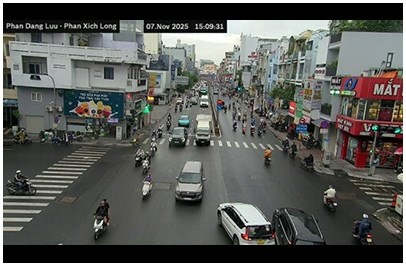
#> input picture weekly_report/week14_15/model_test/images/20251107_150939.jpg, 406 x 266 px, found by its file name; its folder holds only this picture in this run
$ jupyter execute --allow-errors main.ipynb   (older library calls are emulated)
#> lines starting #> are read from the running program, lines starting #| are printed output that depends on the picture; after the words box and inside, x2 and y2 are one past the last pixel; in counts of white or black regions, pixels touching at a corner belong together
# dataset labeling tool

## panel 1: generate label.csv from images

[cell 1]
import os
import pandas as pd
from pathlib import Path

# configuration
DATASET_DIR = 'dataset_head'
IMAGES_DIR = os.path.join(DATASET_DIR, 'images')
OUTPUT_CSV = os.path.join(DATASET_DIR, 'label.csv')

# get all image files
image_extensions = ['.jpg', '.jpeg', '.png']
image_files = []

for file in sorted(os.listdir(IMAGES_DIR)):
    if any(file.lower().endswith(ext) for ext in image_extensions):
        image_files.append(file)

print(f'found {len(image_files)} images in {IMAGES_DIR}')

# create dataframe with default congestion_score = 0
data = {
    'image_name': image_files,
    'congestion_score': [0] * len(image_files)
}

df = pd.DataFrame(data)

# save to csv
#> (the rest of this cell did not finish here and is left out)

## panel 2: extract cv2 features into label_cv2.csv

### features được extract:
1. **object_count**: số lượng phương tiện (contour detection)
2. **edge_density**: mật độ edges (canny edge detection)
3. **avg_gradient**: độ phức tạp texture (sobel)
4. **orientation_variance**: độ lộn xộn (variance của angles)
5. **spatial_density**: mật độ không gian (khoảng cách giữa objects)
6. **laplacian_variance**: độ sắc nét (laplacian)

### output: label_cv2.csv
- mỗi feature là 1 cột
- không tính congestion score
- dùng để phân tích và manual labeling

[cell 2]
import cv2
import numpy as np
import pandas as pd
import os
from math import log2

DATASET_DIR = 'dataset'
IMAGES_DIR = os.path.join(DATASET_DIR, 'images')
OUTPUT_CSV = os.path.join(DATASET_DIR, 'label_cv2_v2.csv')

EDGE_LOW = 60
EDGE_HIGH = 160
MIN_CONTOUR_AREA_RATIO = 0.0003
ORIENTATION_BINS = 18
LOCAL_RADIUS_RATIO = 0.08

def edge_orientation_features(edges):
    sobelx = cv2.Sobel(edges, cv2.CV_64F, 1, 0, ksize=3)
    sobely = cv2.Sobel(edges, cv2.CV_64F, 0, 1, ksize=3)

    angles = np.arctan2(sobely, sobelx)
    angles = angles[edges > 0]

    if len(angles) == 0:
        return 0.0, 0.0

    angles = np.degrees(angles)
    angles[angles < 0] += 180

    hist, _ = np.histogram(
        angles,
        bins=ORIENTATION_BINS,
        range=(0, 180),
        density=True
    )

    hist = hist[hist > 0]

    entropy = -np.sum(hist * np.log2(hist))
    variance = np.var(angles)

    return entropy, variance


def spatial_density_features(centers, h, w):
    if len(centers) < 2:
        return 0.0, 0.0

    centers = np.array(centers)
    diag = np.sqrt(h * h + w * w)

    dists = []
    local_counts = []

    radius = LOCAL_RADIUS_RATIO * diag

    for i in range(len(centers)):
        diff = centers - centers[i]
        dist = np.sqrt((diff ** 2).sum(axis=1))
        dist = dist[dist > 0]

        if len(dist) > 0:
            dists.append(dist.min())
            local_counts.append(np.sum(dist < radius))

    mean_nn_dist = np.mean(dists) / diag if dists else 0.0
    local_density = np.mean(local_counts) if local_counts else 0.0

    return mean_nn_dist, local_density


def extract_image_features(image_path):
#> called with image_path = 'dataset/images/20251107_150939.jpg'
    img = cv2.imread(image_path)
#> img is the input picture: shape (266, 406, 3); mean B, G, R 87.5, 90.9, 90.1
    if img is None:
        return None

    h_raw, w_raw = img.shape[:2]
#> h_raw = 266; w_raw = 406

    crop_top = 60
    img = img[crop_top:h_raw, 0:w_raw]
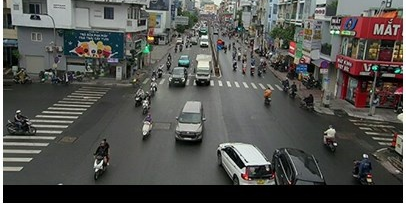
#> img: shape (206, 406, 3); mean B, G, R 81.7, 85.3, 85.5

    gray = cv2.cvtColor(img, cv2.COLOR_BGR2GRAY)
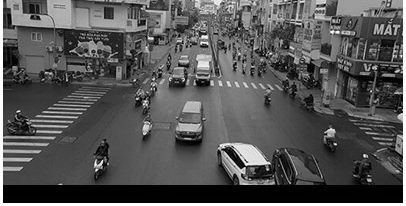
#> gray: shape (206, 406); min 0, max 255, mean 84.9
    # gray = cv2.equalizeHist(gray)
    h, w = gray.shape
#> h = 206; w = 406

    edges = cv2.Canny(gray, EDGE_LOW, EDGE_HIGH)
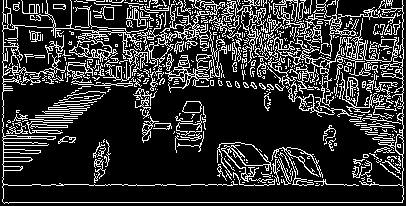
#> edges: shape (206, 406); 19.6% white in thin lines or dots
    edge_density = np.sum(edges > 0) / (h * w)
#> edge_density = 0.196

    # Có thể thêm bước này để nối liền các nét đứt trước khi tìm contour
    # kernel = cv2.getStructuringElement(cv2.MORPH_RECT, (3, 3))
    # edges = cv2.morphologyEx(edges, cv2.MORPH_CLOSE, kernel)

    contours, _ = cv2.findContours(edges, cv2.RETR_EXTERNAL, cv2.CHAIN_APPROX_SIMPLE)
#> contours = 510 contours, 466 with area under 20; largest, box (x1, y1, x2, y2) and area: (2, 0, 404, 204) 2408, (209, 0, 268, 63) 620, (137, 0, 225, 70) 515, (165, 30, 227, 93) 393, (300, 0, 396, 57) 298

    min_area = MIN_CONTOUR_AREA_RATIO * h * w
#> min_area = 25.09
    max_area = 0.98 * h * w # Loại bỏ contour to bằng cả cái ảnh (viền)
#> max_area = 81963.3

    valid_contours = []
    for c in contours:
        area = cv2.contourArea(c)
        if area > min_area and area < max_area:
            valid_contours.append(c)
#> this loop made 510 passes
#> area on passes 31, 38, 43: 40, 37, 56
#> after the loop, valid_contours = 40 contours; largest, box (x1, y1, x2, y2) and area: (2, 0, 404, 204) 2408, (209, 0, 268, 63) 620, (137, 0, 225, 70) 515, (165, 30, 227, 93) 393, (300, 0, 396, 57) 298

    # --- SỬA ĐỔI TẠI ĐÂY ---
    if valid_contours:
        # Tạo mask đen
        mask = np.zeros((h, w), dtype=np.uint8)
        # Vẽ các contour hợp lệ lên mask dưới dạng khối đặc (FILLED)
        cv2.drawContours(mask, valid_contours, -1, 255, thickness=cv2.FILLED)
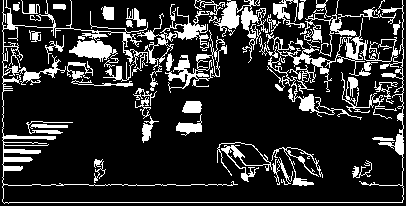
#> mask: shape (206, 406); 18% white; 40 white regions, largest, box (x1, y1, x2, y2) and area: (2, 0, 404, 204) 5729, (137, 0, 225, 70) 1063, (209, 0, 268, 63) 991
        # Đếm số pixel
        contour_area_ratio = np.count_nonzero(mask) / (h * w)
#> contour_area_ratio = 0.18
    else:
        contour_area_ratio = 0.0
    # -----------------------

    centers = []
    for c in valid_contours:
        M = cv2.moments(c)
        if M['m00'] != 0:
            centers.append([
                M['m10'] / M['m00'],
                M['m01'] / M['m00']
            ])
#> this loop made 40 passes
#> after the loop, centers = 40 pairs, first value 15.7 to 395.6, second value 5.5 to 171.5

    orient_entropy, orient_variance = edge_orientation_features(edges)
#> in edge_orientation_features, `sobelx = cv2.Sobel(edges, cv2.CV_64F, 1, 0, ksize=3)`:
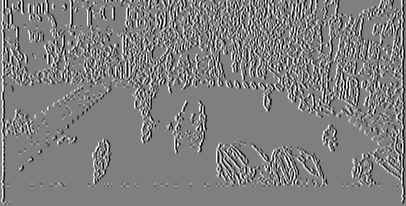
#> sobelx: shape (206, 406) float64; min -1020, max 1020, mean 0; drawn with min black and max white
#> in edge_orientation_features, `sobely = cv2.Sobel(edges, cv2.CV_64F, 0, 1, ksize=3)`:
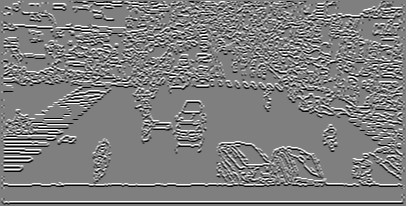
#> sobely: shape (206, 406) float64; min -1020, max 1020, mean -2.6; drawn with min black and max white
#> in edge_orientation_features, `angles = np.arctan2(sobely, sobelx)`:
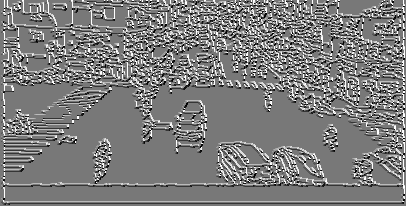
#> angles: shape (206, 406) float64; min -2.82, max 3.14, mean 0.115; drawn with min black and max white
#> in edge_orientation_features, `angles = angles[edges > 0]`: angles = 16421 values, max 3.14 at index 16, min -2.82 at index 143, mean 0.164
#> in edge_orientation_features, `angles = np.degrees(angles)`: angles = 16421 values, max 180 at index 16, min -161.6 at index 143, mean 9.39
#> in edge_orientation_features, `hist, _ = np.histogram( angles, bins=ORIENTATION_BINS, range=(0, 180),..`: hist = 18 values, max 0.0395 at index 0, min 0 at index 3, mean 0.00556
#> in edge_orientation_features, `hist = hist[hist > 0]`: hist = [0.0395, 0.00194, 7.31e-05, 0.0184, 5.48e-05, 0.00183, 0.00866, 0.00233, 4.87e-05, 0.0198, 4.87e-05, 0.0023, 0.00496]
#> in edge_orientation_features, `entropy = -np.sum(hist * np.log2(hist))`: entropy = 0.578
#> in edge_orientation_features, `variance = np.var(angles)`: variance = 3705.2
#> orient_entropy = 0.578; orient_variance = 3705.2
    mean_nn_dist, local_density = spatial_density_features(centers, h, w)
#> the loop in spatial_density_features, `for i in range(len(centers)):` made 40 passes
#> after the loop in spatial_density_features, `for i in range(len(centers)):`: dists = 40 values, max 61.43 at index 1, min 5.4 at index 6, mean 25.28; local_counts = 40 values, max 5 at index 16, min 0 at index 0, mean 1.75
#> in spatial_density_features, `mean_nn_dist = np.mean(dists) / diag if dists else 0.0`: mean_nn_dist = 0.0555
#> in spatial_density_features, `local_density = np.mean(local_counts) if local_counts else 0.0`: local_density = 1.75
#> mean_nn_dist = 0.0555; local_density = 1.75

    return {
        'edge_density': round(edge_density, 4),
        'contour_area_ratio': round(contour_area_ratio, 4),
        'orientation_entropy': round(orient_entropy, 4),
        'orientation_variance': round(orient_variance, 2),
        'mean_nn_dist_norm': round(mean_nn_dist, 4),
        'local_density': round(local_density, 2)
    }
image_extensions = ('.jpg', '.jpeg', '.png')
image_files = sorted(f for f in os.listdir(IMAGES_DIR) if f.lower().endswith(image_extensions))

data = {k: [] for k in [
    'image_name',
    'edge_density',
    'contour_area_ratio',
    'orientation_entropy',
    'orientation_variance',
    'mean_nn_dist_norm',
    'local_density'
]}

print(f'extracting features from {len(image_files)} images')

for idx, image_name in enumerate(image_files):
    print(f'[{idx + 1}/{len(image_files)}] {image_name}')
    path = os.path.join(IMAGES_DIR, image_name)

    feat = extract_image_features(path)
#> feat = {'edge_density': 0.196, 'contour_area_ratio': 0.18, 'orientation_entropy': 0.578, 'orientation_variance': 3705.2, 'mean_nn_dist_norm': 0.0555, 'local_density': 1.75}
    if feat is None:
        continue

    data['image_name'].append(image_name)
    for k in feat:
        data[k].append(feat[k])
#> this loop made 6 passes

df = pd.DataFrame(data)
#> (the rest of this cell did not finish here and is left out)

$ run again, on weekly_report/week14_15/model_test/images/20251107_151040.jpg
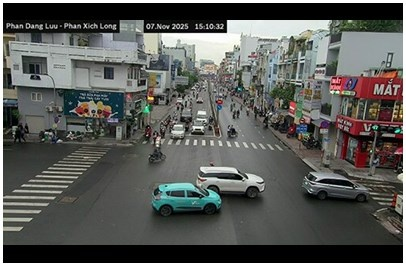
#> input picture weekly_report/week14_15/model_test/images/20251107_151040.jpg, 406 x 266 px, found by its file name
#> in extract_image_features, img is the input picture: shape (266, 406, 3); mean B, G, R 87.7, 91, 89.8
#> img: shape (206, 406, 3)
#> in extract_image_features, `edges = cv2.Canny(gray, EDGE_LOW, EDGE_HIGH)`:
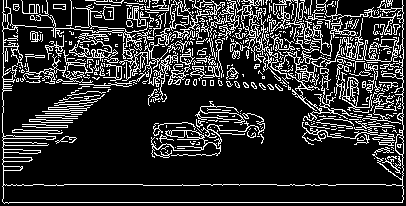
#> edges: shape (206, 406); 18.4% white in thin lines or dots
#> edge_density = 0.184
#> contours = 471 contours, 424 with area under 20; largest, box (x1, y1, x2, y2) and area: (2, 0, 404, 204) 7984, (209, 0, 278, 72) 782, (264, 38, 365, 111) 580, (69, 33, 119, 63) 550, (363, 37, 399, 62) 494
#> the loop in extract_image_features, `for c in contours:` made 471 passes
#> area on passes 15, 35, 64: 27.5, 229.5, 36.5
#> after the loop in extract_image_features, `for c in contours:`: valid_contours = 41 contours; largest, box (x1, y1, x2, y2) and area: (2, 0, 404, 204) 7984, (209, 0, 278, 72) 782, (264, 38, 365, 111) 580, (69, 33, 119, 63) 550, (363, 37, 399, 62) 494
#> mask: shape (206, 406); 24.4% white; 41 white regions, largest, box (x1, y1, x2, y2) and area: (2, 0, 404, 204) 9753, (209, 0, 278, 72) 1202, (264, 38, 365, 111) 1051
#> contour_area_ratio = 0.244
#> the loop in extract_image_features, `for c in valid_contours:` made 41 passes
#> after the loop in extract_image_features, `for c in valid_contours:`: centers = 41 pairs, first value 15.65 to 395.6, second value 6.17 to 183.6
#> in edge_orientation_features, `angles = np.arctan2(sobely, sobelx)`:
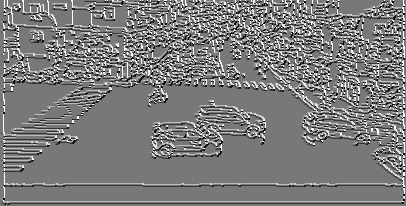
#> angles: shape (206, 406) float64; min -2.82, max 3.14, mean 0.0979; drawn with min black and max white
#> in edge_orientation_features, `angles = angles[edges > 0]`: angles = 15428 values, max 3.14 at index 17, min -2.82 at index 356, mean 0.152
#> in edge_orientation_features, `angles = np.degrees(angles)`: angles = 15428 values, max 180 at index 17, min -161.6 at index 356, mean 8.7
#> in edge_orientation_features, `hist, _ = np.histogram( angles, bins=ORIENTATION_BINS, range=(0, 180),..`: hist = 18 values, max 0.0426 at index 0, min 0 at index 3, mean 0.00556
#> in edge_orientation_features, `hist = hist[hist > 0]`: hist = [0.0426, 0.00186, 5.19e-05, 0.0177, 3.89e-05, 0.00183, 0.00804, 0.00234, 3.89e-05, 0.0188, 3.89e-05, 0.00191, 0.00476]
#> entropy = 0.571
#> variance = 3669.2
#> orient_entropy = 0.571; orient_variance = 3669.2
#> the loop in spatial_density_features, `for i in range(len(centers)):` made 41 passes
#> after the loop in spatial_density_features, `for i in range(len(centers)):`: dists = 41 values, max 49.93 at index 40, min 8.83 at index 8, mean 22.29; local_counts = 41 values, max 6 at index 8, min 0 at index 0, mean 2.59
#> in spatial_density_features, `mean_nn_dist = np.mean(dists) / diag if dists else 0.0`: mean_nn_dist = 0.049
#> in spatial_density_features, `local_density = np.mean(local_counts) if local_counts else 0.0`: local_density = 2.59
#> in extract_image_features, `mean_nn_dist, local_density = spatial_density_features(centers, h, w)`: mean_nn_dist = 0.049; local_density = 2.59
#> feat = {'edge_density': 0.184, 'contour_area_ratio': 0.244, 'orientation_entropy': 0.571, 'orientation_variance': 3669.2, 'mean_nn_dist_norm': 0.049, 'local_density': 2.59}
#> the loop `for k in feat:` made 6 passes

$ run again, on weekly_report/week14_15/model_test/images/20251112_123343.jpg
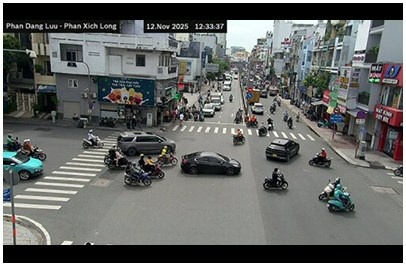
#> input picture weekly_report/week14_15/model_test/images/20251112_123343.jpg, 406 x 266 px, found by its file name
#> in extract_image_features, img is the input picture: shape (266, 406, 3); mean B, G, R 100.9, 102.8, 100.8
#> img: shape (206, 406, 3)
#> in extract_image_features, `edges = cv2.Canny(gray, EDGE_LOW, EDGE_HIGH)`:
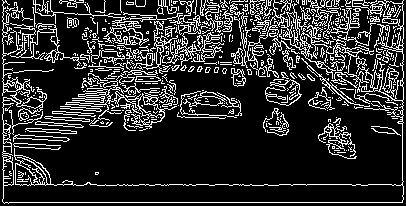
#> edges: shape (206, 406); 18.3% white in thin lines or dots
#> edge_density = 0.183
#> contours = 409 contours, 370 with area under 20; largest, box (x1, y1, x2, y2) and area: (2, 0, 404, 204) 2708, (65, 70, 177, 129) 892, (252, 0, 374, 93) 624, (265, 79, 302, 106) 590, (117, 21, 203, 74) 557
#> the loop in extract_image_features, `for c in contours:` made 409 passes
#> area on passes 14, 19, 32: 176, 136, 115
#> after the loop in extract_image_features, `for c in contours:`: valid_contours = 31 contours; largest, box (x1, y1, x2, y2) and area: (2, 0, 404, 204) 2708, (65, 70, 177, 129) 892, (252, 0, 374, 93) 624, (265, 79, 302, 106) 590, (117, 21, 203, 74) 557
#> mask: shape (206, 406); 18% white; 31 white regions, largest, box (x1, y1, x2, y2) and area: (2, 0, 404, 204) 4848, (65, 70, 177, 129) 1570, (252, 0, 374, 93) 1411
#> contour_area_ratio = 0.18
#> the loop in extract_image_features, `for c in valid_contours:` made 31 passes
#> after the loop in extract_image_features, `for c in valid_contours:`: centers = 31 pairs, first value 23.45 to 374.5, second value 7.58 to 137.5
#> in edge_orientation_features, `angles = np.arctan2(sobely, sobelx)`:
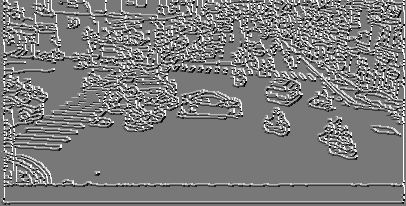
#> angles: shape (206, 406) float64; min -2.82, max 3.14, mean 0.105; drawn with min black and max white
#> in edge_orientation_features, `angles = angles[edges > 0]`: angles = 15265 values, max 3.14 at index 13, min -2.82 at index 142, mean 0.172
#> in edge_orientation_features, `angles = np.degrees(angles)`: angles = 15265 values, max 180 at index 13, min -161.6 at index 142, mean 9.87
#> in edge_orientation_features, `hist, _ = np.histogram( angles, bins=ORIENTATION_BINS, range=(0, 180),..`: hist = 18 values, max 0.0382 at index 0, min 0 at index 3, mean 0.00556
#> in edge_orientation_features, `hist = hist[hist > 0]`: hist = [0.0382, 0.00191, 4.59e-05, 0.0183, 5.24e-05, 0.00217, 0.00803, 0.00286, 0.000105, 0.0211, 4.59e-05, 0.0022, 0.00499]
#> entropy = 0.581
#> variance = 3726.2
#> orient_entropy = 0.581; orient_variance = 3726.2
#> the loop in spatial_density_features, `for i in range(len(centers)):` made 31 passes
#> after the loop in spatial_density_features, `for i in range(len(centers)):`: dists = 31 values, max 44.95 at index 3, min 10.07 at index 2, mean 26.33; local_counts = 31 values, max 5 at index 21, min 0 at index 3, mean 2.06
#> in spatial_density_features, `mean_nn_dist = np.mean(dists) / diag if dists else 0.0`: mean_nn_dist = 0.0578
#> in spatial_density_features, `local_density = np.mean(local_counts) if local_counts else 0.0`: local_density = 2.06
#> in extract_image_features, `mean_nn_dist, local_density = spatial_density_features(centers, h, w)`: mean_nn_dist = 0.0578; local_density = 2.06
#> feat = {'edge_density': 0.182, 'contour_area_ratio': 0.18, 'orientation_entropy': 0.581, 'orientation_variance': 3726.2, 'mean_nn_dist_norm': 0.0578, 'local_density': 2.06}
#> the loop `for k in feat:` made 6 passes

$ run again, on weekly_report/week14_15/model_test/images/test_1.jpg
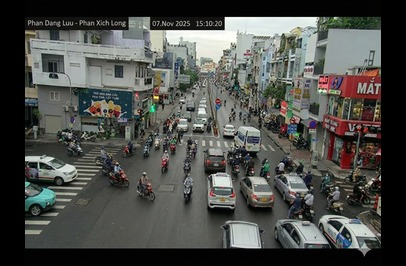
#> input picture weekly_report/week14_15/model_test/images/test_1.jpg, 406 x 266 px, found by its file name
#> in extract_image_features, img is the input picture: shape (266, 406, 3); mean B, G, R 73.4, 77.2, 76
#> img: shape (206, 406, 3)
#> edges: shape (206, 406); 20.1% white in thin lines or dots, all inside (x1, y1, x2, y2) = (24, 0, 382, 196)
#> edge_density = 0.201
#> contours = 496 contours, 436 with area under 20; largest, box (x1, y1, x2, y2) and area: (253, 10, 322, 92) 1120, (24, 160, 282, 189) 992, (272, 93, 314, 146) 882, (24, 118, 83, 152) 586, (24, 0, 134, 54) 460
#> the loop in extract_image_features, `for c in contours:` made 496 passes
#> area on passes 35, 37, 39: 991.5, 67, 132.5
#> after the loop in extract_image_features, `for c in contours:`: valid_contours = 55 contours; largest, box (x1, y1, x2, y2) and area: (253, 10, 322, 92) 1120, (24, 160, 282, 189) 992, (272, 93, 314, 146) 882, (24, 118, 83, 152) 586, (24, 0, 134, 54) 460
#> mask: shape (206, 406); 21.2% white; 55 white regions, largest, box (x1, y1, x2, y2) and area: (253, 10, 322, 92) 1565, (24, 160, 282, 189) 1374, (272, 93, 314, 146) 1016
#> contour_area_ratio = 0.212
#> the loop in extract_image_features, `for c in valid_contours:` made 55 passes
#> after the loop in extract_image_features, `for c in valid_contours:`: centers = 55 pairs, first value 34.47 to 371.4, second value 4.33 to 181.8
#> in edge_orientation_features, `angles = np.arctan2(sobely, sobelx)`:
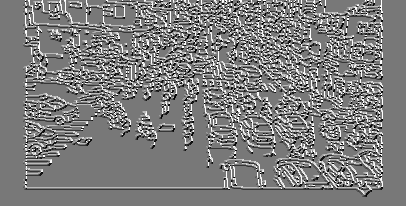
#> angles: shape (206, 406) float64; min -2.82, max 3.14, mean 0.13; drawn with min black and max white
#> in edge_orientation_features, `angles = angles[edges > 0]`: angles = 16842 values, max 3.14 at index 7, min -2.82 at index 162, mean 0.181
#> in edge_orientation_features, `angles = np.degrees(angles)`: angles = 16842 values, max 180 at index 7, min -161.6 at index 162, mean 10.4
#> in edge_orientation_features, `hist, _ = np.histogram( angles, bins=ORIENTATION_BINS, range=(0, 180),..`: hist = 18 values, max 0.0345 at index 0, min 0 at index 3, mean 0.00556
#> in edge_orientation_features, `hist = hist[hist > 0]`: hist = [0.0345, 0.00245, 5.94e-05, 0.0191, 9.5e-05, 0.00237, 0.00929, 0.00292, 7.72e-05, 0.0211, 4.75e-05, 0.00296, 0.00504]
#> entropy = 0.59
#> variance = 3683.8
#> orient_entropy = 0.59; orient_variance = 3683.8
#> the loop in spatial_density_features, `for i in range(len(centers)):` made 55 passes
#> after the loop in spatial_density_features, `for i in range(len(centers)):`: dists = 55 values, max 55.61 at index 0, min 9.82 at index 17, mean 25.16; local_counts = 55 values, max 7 at index 17, min 0 at index 0, mean 3.05
#> in spatial_density_features, `mean_nn_dist = np.mean(dists) / diag if dists else 0.0`: mean_nn_dist = 0.0553
#> in spatial_density_features, `local_density = np.mean(local_counts) if local_counts else 0.0`: local_density = 3.05
#> in extract_image_features, `mean_nn_dist, local_density = spatial_density_features(centers, h, w)`: mean_nn_dist = 0.0553; local_density = 3.05
#> feat = {'edge_density': 0.201, 'contour_area_ratio': 0.212, 'orientation_entropy': 0.59, 'orientation_variance': 3683.8, 'mean_nn_dist_norm': 0.0553, 'local_density': 3.05}
#> the loop `for k in feat:` made 6 passes
